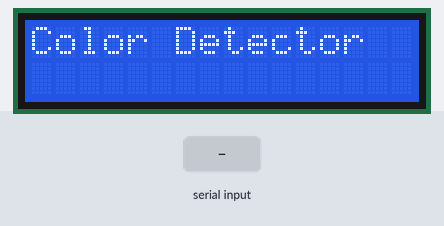
The sketch below on a simulated Arduino Uno, built with avr-gcc and run on an emulated ATmega328P. On the bench: 16×2 character LCD. Inputs (shaded band) come from the test bench. What the sketch prints to the serial monitor is not drawn.

Above: at 1.2 s.
1.3 s: "Red\n" received over Serial
At 1.5 s:
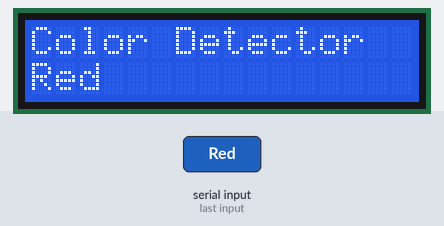
3.1 s: "Green\n" received over Serial
At 3.42 s:
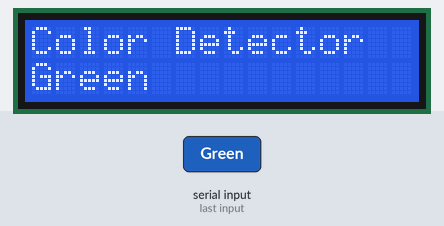
5.7 s: "Blue\n" received over Serial
At 6.0 s:
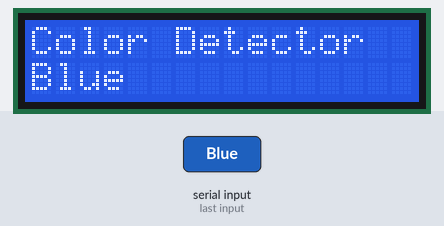
8.3 s: "Other\n" received over Serial
At 8.57 s:
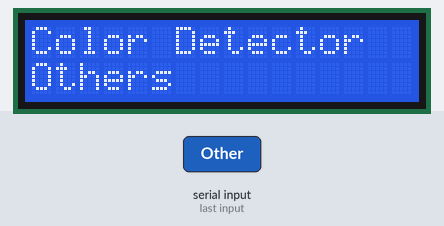

Measured:
- after the input at 1.3 s, the display: first differs from a run without the input after 0.05 s (image 1)
- after the input at 3.1 s, the display: first differs from a run without the input after 0.17 s (image 2)
- after the input at 5.7 s, the display: first differs from a run without the input after 0.15 s (image 3)
- after the input at 8.3 s, the display: first differs from a run without the input after 0.12 s (image 4)

The sketch:

Machine_Learning_Color_Detector.ino
```cpp
//https://teachablemachine.withgoogle.com/models/So1ES25Db/
//https://tm-arduino.fogeinator.repl.co/


String val;     // Data received from serial port

#include <LiquidCrystal_I2C.h>

LiquidCrystal_I2C lcd(0x27, 16, 2); // I2C address 0x27, 16 column and 2 rows


void setup() {
  Serial.begin(9600);
  lcd.init();
  lcd.backlight();
}

void loop() {
  lcd.setCursor(0,0);
  lcd.print("Color Detector");
  if (Serial.available()) {
    // If data is available to read,
    val = Serial.readStringUntil('\n');
    val.trim();
    Serial.println(val);
  }
  if (val == "Red"){
    lcd.setCursor(0,1);
    lcd.print("Red");
    Serial.println("Red");
  }
  else if (val == "Green"){
    lcd.setCursor(0,1);
    lcd.print("Green");
    Serial.println("Green");
  }
  else if (val == "Blue"){
    lcd.setCursor(0,1);
    lcd.print("Blue");
    Serial.println("Blue");
  }
  else if (val == "Other"){
    lcd.setCursor(0,1);
    lcd.print("Others");
  }
  delay(300);
  lcd.clear();
}
```
